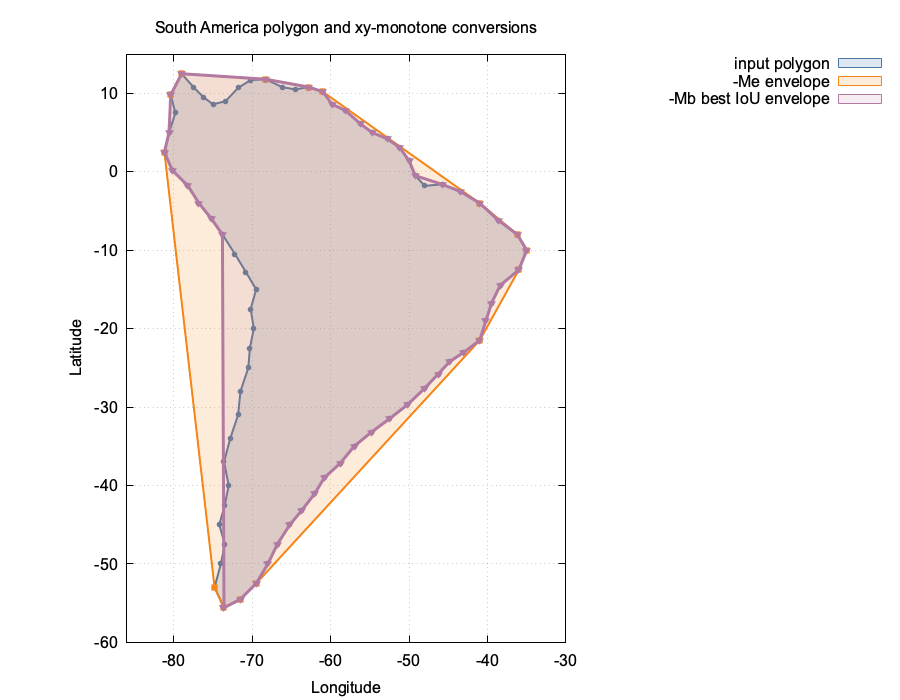

Write the gnuplot code that produced this figure.
set terminal pngcairo size 900,700 enhanced font "Arial,12"
set output "ex13.png"
set title "South America polygon and xy-monotone conversions"
set xlabel "Longitude"
set ylabel "Latitude"
set grid
set key outside
set size ratio -1
set xrange [-86:-30]
set yrange [-60:15]

plot "south_america.txt" using 1:2 with filledcurves closed fs transparent solid 0.18 lc rgb "#4c78a8" title "input polygon", \
     "south_america.txt" using 1:2 with linespoints lw 2 pt 7 ps 0.6 lc rgb "#4c78a8" notitle, \
     "ex13_monotone_envelope.txt" using 1:2 with filledcurves closed fs transparent solid 0.16 lc rgb "#f58518" title "-Me envelope", \
     "ex13_monotone_envelope.txt" using 1:2 with linespoints lw 2 pt 5 ps 0.7 lc rgb "#f58518" notitle, \
     "ex13_monotone_best_plot.txt" using 1:2 with filledcurves closed fs transparent solid 0.14 lc rgb "#b279a2" title "-Mb best IoU envelope", \
     "ex13_monotone_best_plot.txt" using 1:2 with linespoints lw 3 pt 11 ps 0.55 lc rgb "#b279a2" notitle
